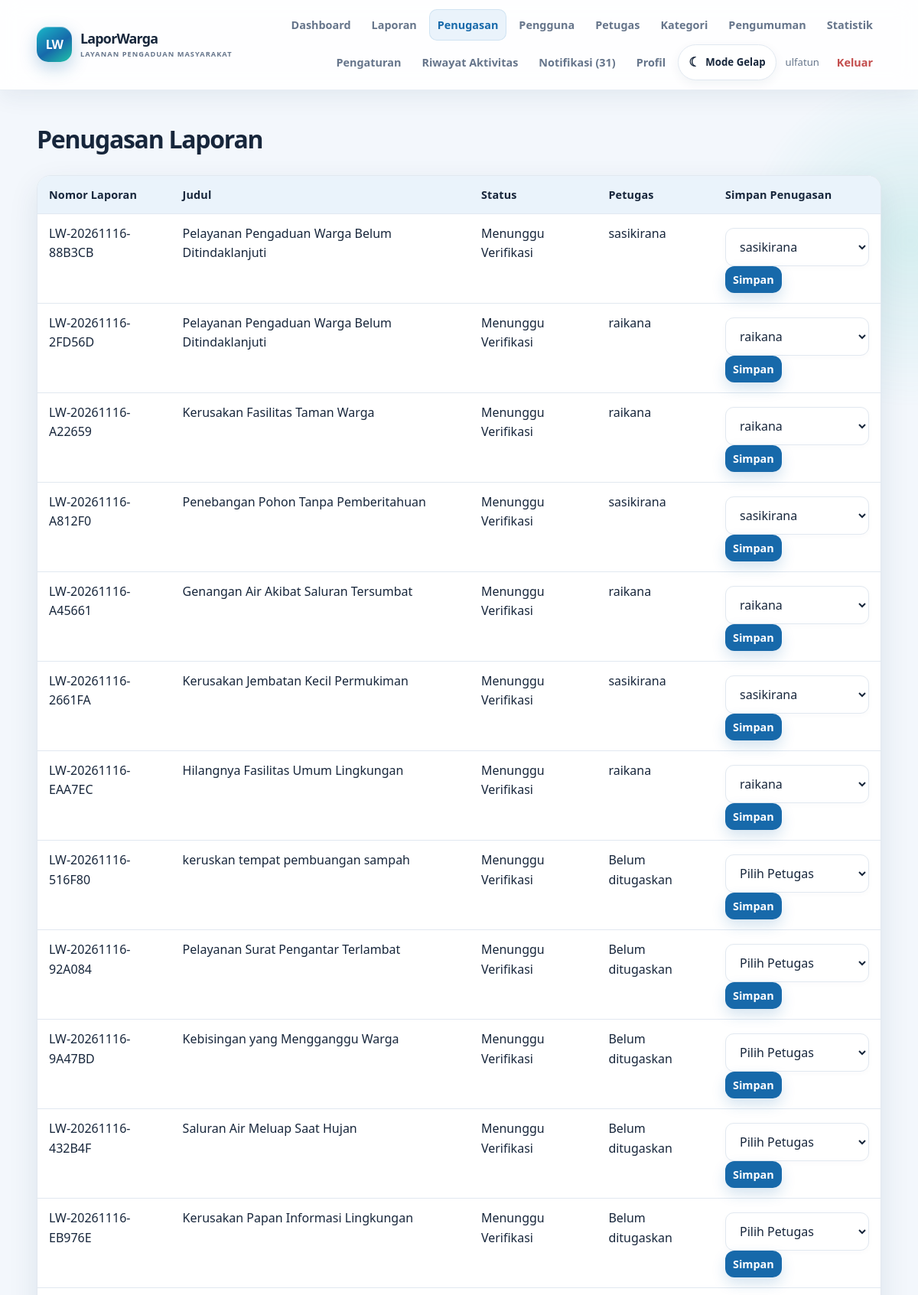
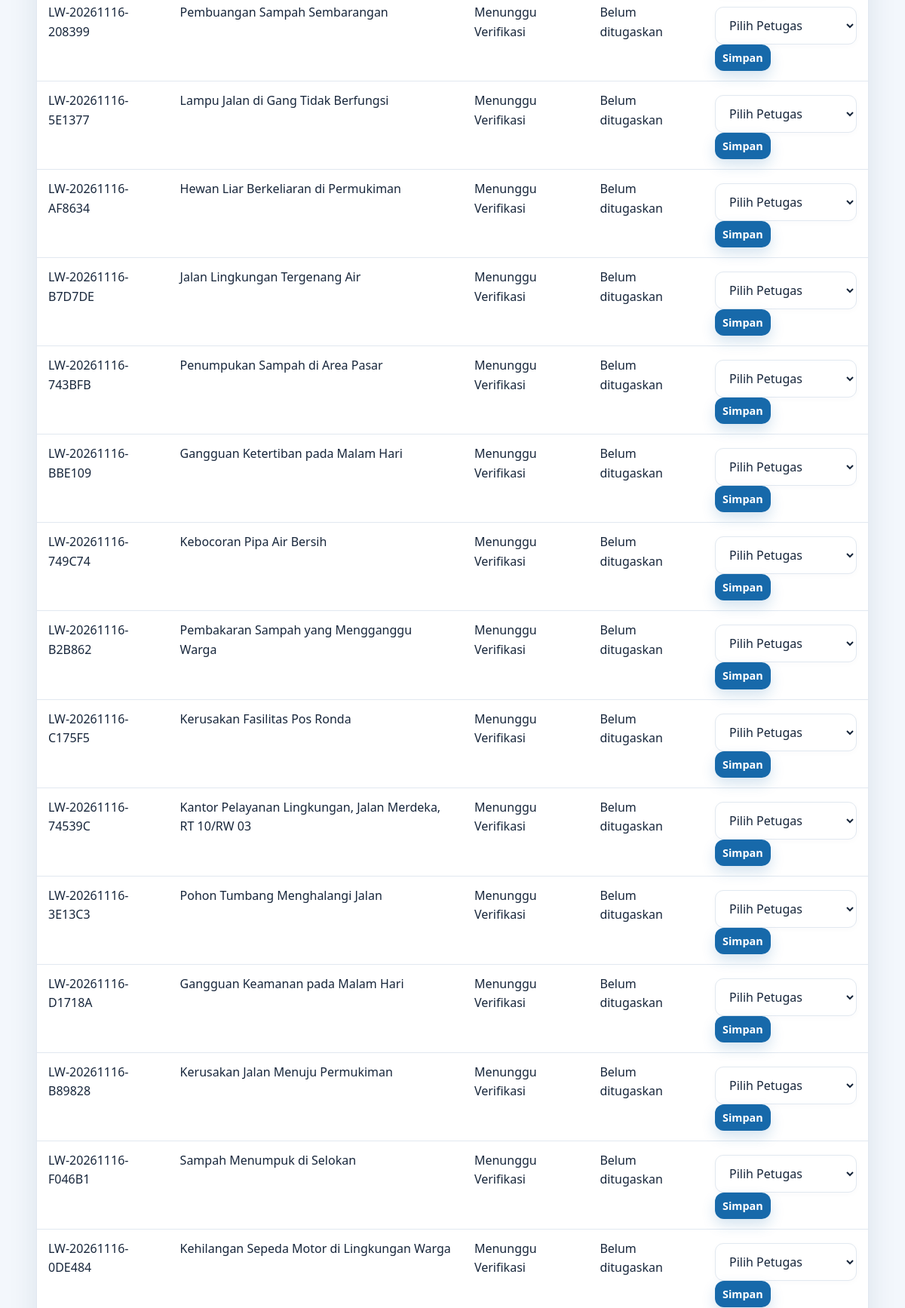
Page /admin-utama/penugasan.php (signed in, upper part) on the committed database (2 pictures, top to bottom).
### tables this page shows
CREATE TABLE `reports` (
  `id_laporan` bigint(20) UNSIGNED NOT NULL,
  `nomor_laporan` varchar(40) NOT NULL,
  `id_pelapor` int(10) UNSIGNED NOT NULL,
  `id_kategori` int(10) UNSIGNED NOT NULL,
  `id_petugas` int(10) UNSIGNED DEFAULT NULL,
  `judul` varchar(180) NOT NULL,
  `deskripsi` text NOT NULL,
  `lokasi_kejadian` varchar(255) NOT NULL,
  `tanggal_kejadian` date NOT NULL,
  `foto_bukti` varchar(255) DEFAULT NULL,
  `STATUS` enum('Menunggu Verifikasi','Perlu Perbaikan','Ditolak','Diterima','Sedang Diproses','Selesai','Dibatalkan') NOT NULL DEFAULT 'Menunggu Verifikasi',
  `alasan_penolakan` text DEFAULT NULL,
  `created_at` timestamp NOT NULL DEFAULT current_timestamp(),
  `updated_at` timestamp NOT NULL DEFAULT current_timestamp() ON UPDATE current_timestamp()
);

CREATE TABLE `users` (
  `id_user` int(10) UNSIGNED NOT NULL,
  `nama_lengkap` varchar(120) NOT NULL,
  `email` varchar(190) NOT NULL,
  `PASSWORD` varchar(255) NOT NULL,
  `no_hp` varchar(30) DEFAULT NULL,
  `alamat` text DEFAULT NULL,
  `role` enum('masyarakat','petugas','admin_utama') NOT NULL DEFAULT 'masyarakat',
  `status_akun` tinyint(1) NOT NULL DEFAULT 1,
  `created_at` timestamp NOT NULL DEFAULT current_timestamp(),
  `updated_at` timestamp NOT NULL DEFAULT current_timestamp() ON UPDATE current_timestamp()
);

### config/database.php (called while the page is built, shortened)
<?php
function db(): PDO {
    static $pdo = null;
    if ($pdo instanceof PDO) return $pdo;
    try {
        $pdo = new PDO('mysql:host=' . DB_HOST . ';dbname=' . DB_NAME . ';charset=utf8mb4', DB_USER, DB_PASS, [
            PDO::ATTR_ERRMODE => PDO::ERRMODE_EXCEPTION,
            PDO::ATTR_DEFAULT_FETCH_MODE => PDO::FETCH_ASSOC,
            PDO::ATTR_EMULATE_PREPARES => false,
        ]);
        return $pdo;
    } catch (PDOException $e) {
        error_log('LaporWarga database connection failed: ' . $e->getMessage());
        http_response_code(503);
        exit('Database LaporWarga belum dapat diakses. Pastikan MySQL aktif di XAMPP, database db_laporwarga1 sudah diimpor, dan pengaturan config/database.php sesuai.');
    }
}

### admin-utama/penugasan.php (the view, shortened to what this page needs)
<?php
require_once __DIR__ . '/../includes/functions.php';
$selected = (int) ($_GET['id'] ?? 0);
$reports = db()->query(
    'SELECT
        id_laporan,
        nomor_laporan,
        judul,
        status,
        id_petugas
     FROM reports
     ORDER BY created_at DESC'
)->fetchAll();
$staff = db()->query(
    "SELECT id_user, nama_lengkap
     FROM users
     WHERE role = 'petugas'
       AND status_akun = 1
     ORDER BY nama_lengkap"
)->fetchAll();
$staffNames = [];
foreach ($staff as $x) {
    $staffNames[(int) $x['id_user']] = $x['nama_lengkap'];
}
?>
<h1>Penugasan Laporan</h1>
<div class="table-wrap">
    <table>
        <thead>
            <tr>
                <th>Nomor Laporan</th>
                <th>Judul</th>
                <th>Status</th>
                <th>Petugas</th>
                <th>Simpan Penugasan</th>
            </tr>
        </thead>
        <tbody>
            <?php foreach ($reports as $r): ?>
                <tr
                    <?= $selected === (int) $r['id_laporan']
                        ? 'class="selected-row"'
                        : '' ?>
                >
                    <td>
                        <?= e($r['nomor_laporan']) ?>
                    </td>
                    <td>
                        <?= e($r['judul']) ?>
                    </td>
                    <td>
                        <?= e($r['status']) ?>
                    </td>
                    <td>
                        <?php
                        $currentStaff = $staffNames[
                            (int) ($r['id_petugas'] ?? 0)
                        ] ?? 'Belum ditugaskan';
                        ?>
                        <?= e($currentStaff) ?>
                    </td>
                    <td>
                        <form method="post">
                            <select
                                name="id_petugas"
                                required
                            >
                                <option value="">
                                    Pilih Petugas
                                </option>
                                <?php foreach ($staff as $x): ?>
                                    <option
                                        value="<?= (int) $x['id_user'] ?>"
                                        <?= (int) $r['id_petugas'] === (int) $x['id_user']
                                            ? 'selected'
                                            : '' ?>
                                    >
                                        <?= e($x['nama_lengkap']) ?>
                                    </option>
                                <?php endforeach; ?>
                            </select>
                            <button
                                class="btn small"
                                type="submit"
                            >
                                Simpan
                            </button>
                        </form>
                    </td>
                </tr>
            <?php endforeach; ?>
        </tbody>
    </table>
</div>

### assets/css/style.css (style rules this page uses)
:root { --bg:#f4f7fb;--surface:#fff;--text:#172033;--muted:#68748a;--primary:#1769aa;--primary2:#0b4c83;--border:#dfe6ef;--soft:#e9f3fb;--danger:#b42318;--shadow:0 12px 32px rgba(27,48,77,.07) }
* { box-sizing:border-box }
body { margin:0;background:var(--bg);color:var(--text);font:16px/1.6 system-ui,-apple-system,Segoe UI,sans-serif }
.btn { display:inline-flex;align-items:center;justify-content:center;gap:8px;background:var(--primary);color:white;border:0;border-radius:9px;padding:11px 17px;font-weight:700;cursor:pointer;font:inherit }
.btn.small { padding:6px 10px;font-size:.9rem }
input,textarea,select { width:100%;padding:11px 12px;border:1px solid var(--border);border-radius:8px;background:var(--surface);color:var(--text);font:inherit;margin-top:5px }
.table-wrap { overflow-x:auto;background:var(--surface);border:1px solid var(--border);border-radius:12px;margin:18px 0 }
table { border-collapse:collapse;width:100%;min-width:720px }
th,td { text-align:left;padding:13px 15px;border-bottom:1px solid var(--border);vertical-align:top }
th { background:var(--soft);font-size:.9rem }
:root { --bg:#f3f7fc;--surface:#ffffff;--text:#17263b;--muted:#66758b; --primary:#1769aa;--primary2:#0b4c83;--border:#e1e8f0;--soft:#eaf3fb; --shadow:0 12px 34px rgba(26,54,86,.075); }
html { scroll-behavior:smooth }
body { min-height:100vh;background:var(--bg);color:var(--text);transition:background .2s,color .2s }
.section h2,h1 { letter-spacing:-.025em }
.table-wrap { box-shadow:var(--shadow) }
th { color:var(--text) }
input,textarea,select { transition:border-color .15s,background .15s }
:root { --shadow:0 14px 38px rgba(22,57,91,.10); --shadow-hover:0 22px 48px rgba(22,57,91,.16); --glow:rgba(35,182,165,.14); }
html { background:var(--bg) }
body { position:relative;isolation:isolate;overflow-x:hidden }
body:before,body:after { content:"";position:fixed;z-index:-1;pointer-events:none;border-radius:50%;filter:blur(2px) }
body:before { width:440px;height:440px;top:95px;right:-210px;background:radial-gradient(circle,var(--glow),transparent 70%) }
body:after { width:380px;height:380px;left:-210px;bottom:5%;background:radial-gradient(circle,rgba(23,105,170,.09),transparent 70%) }
.card,.table-wrap,.auth,.empty,.alert { border-radius:18px;box-shadow:var(--shadow) }
.section h2,h1 { letter-spacing:-.04em }
.btn { border-radius:12px;padding:11px 18px;font-weight:750;box-shadow:0 8px 18px rgba(23,105,170,.18);transition:transform .18s,box-shadow .18s,background .18s }
input,textarea,select { border-radius:11px;padding:12px 14px;box-shadow:0 2px 8px rgba(20,50,80,.025) }
.table-wrap { overflow-x:auto;border:1px solid var(--border) }
table { border-spacing:0 }
th { font-weight:800;letter-spacing:.01em }
tbody tr { transition:background .16s }

### rows in the picture
reports: nomor_laporan "LW-20261116-88B3CB", judul "Pelayanan Pengaduan Warga Belum Ditindaklanjuti", STATUS "Menunggu Verifikasi", id_petugas "sasikirana"
reports: nomor_laporan "LW-20261116-2FD56D", judul "Pelayanan Pengaduan Warga Belum Ditindaklanjuti", STATUS "Menunggu Verifikasi", id_petugas "raikana"
reports: nomor_laporan "LW-20261116-A22659", judul "Kerusakan Fasilitas Taman Warga", STATUS "Menunggu Verifikasi", id_petugas "raikana"
reports: nomor_laporan "LW-20261116-A812F0", judul "Penebangan Pohon Tanpa Pemberitahuan", STATUS "Menunggu Verifikasi", id_petugas "sasikirana"
reports: nomor_laporan "LW-20261116-A45661", judul "Genangan Air Akibat Saluran Tersumbat", STATUS "Menunggu Verifikasi", id_petugas "raikana"
reports: nomor_laporan "LW-20261116-2661FA", judul "Kerusakan Jembatan Kecil Permukiman", STATUS "Menunggu Verifikasi", id_petugas "sasikirana"
reports: nomor_laporan "LW-20261116-EAA7EC", judul "Hilangnya Fasilitas Umum Lingkungan", STATUS "Menunggu Verifikasi", id_petugas "raikana"
reports: nomor_laporan "LW-20261116-516F80", judul "keruskan tempat pembuangan sampah", STATUS "Menunggu Verifikasi", id_petugas "Belum ditugaskan"
reports: nomor_laporan "LW-20261116-92A084", judul "Pelayanan Surat Pengantar Terlambat", STATUS "Menunggu Verifikasi", id_petugas "Belum ditugaskan"
reports: nomor_laporan "LW-20261116-9A47BD", judul "Kebisingan yang Mengganggu Warga", STATUS "Menunggu Verifikasi", id_petugas "Belum ditugaskan"
reports: nomor_laporan "LW-20261116-432B4F", judul "Saluran Air Meluap Saat Hujan", STATUS "Menunggu Verifikasi", id_petugas "Belum ditugaskan"
reports: nomor_laporan "LW-20261116-EB976E", judul "Kerusakan Papan Informasi Lingkungan", STATUS "Menunggu Verifikasi", id_petugas "Belum ditugaskan"
reports: nomor_laporan "LW-20261116-208399", judul "Pembuangan Sampah Sembarangan", STATUS "Menunggu Verifikasi", id_petugas "Belum ditugaskan"
reports: nomor_laporan "LW-20261116-5E1377", judul "Lampu Jalan di Gang Tidak Berfungsi", STATUS "Menunggu Verifikasi", id_petugas "Belum ditugaskan"
reports: nomor_laporan "LW-20261116-AF8634", judul "Hewan Liar Berkeliaran di Permukiman", STATUS "Menunggu Verifikasi", id_petugas "Belum ditugaskan"
reports: nomor_laporan "LW-20261116-B7D7DE", judul "Jalan Lingkungan Tergenang Air", STATUS "Menunggu Verifikasi", id_petugas "Belum ditugaskan"
reports: nomor_laporan "LW-20261116-743BFB", judul "Penumpukan Sampah di Area Pasar", STATUS "Menunggu Verifikasi", id_petugas "Belum ditugaskan"
reports: nomor_laporan "LW-20261116-BBE109", judul "Gangguan Ketertiban pada Malam Hari", STATUS "Menunggu Verifikasi", id_petugas "Belum ditugaskan"
reports: nomor_laporan "LW-20261116-749C74", judul "Kebocoran Pipa Air Bersih", STATUS "Menunggu Verifikasi", id_petugas "Belum ditugaskan"
reports: nomor_laporan "LW-20261116-B2B862", judul "Pembakaran Sampah yang Mengganggu Warga", STATUS "Menunggu Verifikasi", id_petugas "Belum ditugaskan"
reports: nomor_laporan "LW-20261116-C175F5", judul "Kerusakan Fasilitas Pos Ronda", STATUS "Menunggu Verifikasi", id_petugas "Belum ditugaskan"
reports: nomor_laporan "LW-20261116-74539C", judul "Kantor Pelayanan Lingkungan, Jalan Merdeka, RT 10/RW 03", STATUS "Menunggu Verifikasi", id_petugas "Belum ditugaskan"
reports: nomor_laporan "LW-20261116-3E13C3", judul "Pohon Tumbang Menghalangi Jalan", STATUS "Menunggu Verifikasi", id_petugas "Belum ditugaskan"
reports: nomor_laporan "LW-20261116-D1718A", judul "Gangguan Keamanan pada Malam Hari", STATUS "Menunggu Verifikasi", id_petugas "Belum ditugaskan"
reports: nomor_laporan "LW-20261116-B89828", judul "Kerusakan Jalan Menuju Permukiman", STATUS "Menunggu Verifikasi", id_petugas "Belum ditugaskan"
reports: nomor_laporan "LW-20261116-F046B1", judul "Sampah Menumpuk di Selokan", STATUS "Menunggu Verifikasi", id_petugas "Belum ditugaskan"
reports: nomor_laporan "LW-20261116-0DE484", judul "Kehilangan Sepeda Motor di Lingkungan Warga", STATUS "Menunggu Verifikasi", id_petugas "Belum ditugaskan"

### other values in the picture
$item[0] "Dashboard"
$item[0] "Laporan"
$item[0] "Penugasan"
$item[0] "Pengguna"
$item[0] "Petugas"
$item[0] "Kategori"
$item[0] "Pengumuman"
$item[0] "Statistik"
$item[0] "Pengaturan"
$item[0] "Riwayat Aktivitas"
$item[0] "Notifikasi (31)"
$item[0] "Profil"
$u['nama_lengkap'] "ulfatun"
